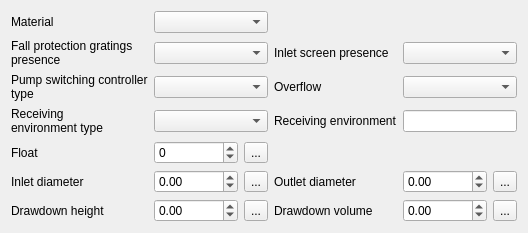
             <widget class="QWidget" name="tab_2">
              <attribute name="title">
               <string>Interior</string>
              </attribute>
              <layout class="QGridLayout" name="gridLayout_9">
               <item row="3" column="0" colspan="3">
                <widget class="QLabel" name="label_41">
                 <property name="text">
                  <string>Pump switching controller type</string>
                 </property>
                 <property name="wordWrap">
                  <bool>true</bool>
                 </property>
                </widget>
               </item>
               <item row="5" column="5" colspan="4">
                <widget class="QToolButton" name="toolButton_poires">
                 <property name="text">
                  <string>...</string>
                 </property>
                </widget>
               </item>
               <item row="1" column="3" colspan="3">
                <widget class="QComboBox" name="psfallprotectiongratings"/>
               </item>
               <item row="0" column="0" colspan="3">
                <widget class="QLabel" name="label_31">
                 <property name="text">
                  <string>Material</string>
                 </property>
                 <property name="wordWrap">
                  <bool>true</bool>
                 </property>
                </widget>
               </item>
               <item row="1" column="0" colspan="3">
                <widget class="QLabel" name="label_46">
                 <property name="text">
                  <string>Fall protection gratings presence</string>
                 </property>
                 <property name="wordWrap">
                  <bool>true</bool>
                 </property>
                </widget>
               </item>
               <item row="1" column="7" colspan="2">
                <widget class="QComboBox" name="psinletscreen"/>
               </item>
               <item row="7" column="3" colspan="2">
                <widget class="QDoubleSpinBox" name="inletdiameter_3">
                 <property name="minimum">
                  <double>-1.000000000000000</double>
                 </property>
                 <property name="maximum">
                  <double>999999.000000000000000</double>
                 </property>
                </widget>
               </item>
               <item row="1" column="6">
                <widget class="QLabel" name="label_47">
                 <property name="text">
                  <string>Inlet screen presence</string>
                 </property>
                 <property name="wordWrap">
                  <bool>true</bool>
                 </property>
                </widget>
               </item>
               <item row="7" column="0" colspan="3">
                <widget class="QLabel" name="label_69">
                 <property name="text">
                  <string>Inlet diameter</string>
                 </property>
                 <property name="wordWrap">
                  <bool>true</bool>
                 </property>
                </widget>
               </item>
               <item row="7" column="8">
                <widget class="QToolButton" name="toolButton_outletdiameter_3">
                 <property name="text">
                  <string>...</string>
                 </property>
                </widget>
               </item>
               <item row="0" column="3" colspan="3">
                <widget class="QComboBox" name="psmaterial"/>
               </item>
               <item row="7" column="7">
                <widget class="QDoubleSpinBox" name="outletdiameter_3">
                 <property name="minimum">
                  <double>-1.000000000000000</double>
                 </property>
                 <property name="maximum">
                  <double>999999.000000000000000</double>
                 </property>
                </widget>
               </item>
               <item row="7" column="5">
                <widget class="QToolButton" name="toolButton_inletdiameter_3">
                 <property name="text">
                  <string>...</string>
                 </property>
                </widget>
               </item>
               <item row="3" column="6">
                <widget class="QLabel" name="label_39">
                 <property name="text">
                  <string>Overflow</string>
                 </property>
                 <property name="wordWrap">
                  <bool>true</bool>
                 </property>
                </widget>
               </item>
               <item row="3" column="7" colspan="2">
                <widget class="QComboBox" name="psoverflow"/>
               </item>
               <item row="3" column="3" colspan="3">
                <widget class="QComboBox" name="pspumpswitchingcontrollertype"/>
               </item>
               <item row="7" column="6">
                <widget class="QLabel" name="label_68">
                 <property name="text">
                  <string>Outlet diameter</string>
                 </property>
                 <property name="wordWrap">
                  <bool>true</bool>
                 </property>
                </widget>
               </item>
               <item row="5" column="3" colspan="2">
                <widget class="QSpinBox" name="psfloatnumber">
                 <property name="minimum">
                  <number>-1</number>
                 </property>
                </widget>
               </item>
               <item row="8" column="7">
                <widget class="QDoubleSpinBox" name="psdrawdownvolume">
                 <property name="minimum">
                  <double>-1.000000000000000</double>
                 </property>
                 <property name="maximum">
                  <double>999999.000000000000000</double>
                 </property>
                </widget>
               </item>
               <item row="8" column="3" colspan="2">
                <widget class="QDoubleSpinBox" name="psdrawdownheight">
                 <property name="minimum">
                  <double>-1.000000000000000</double>
                 </property>
                 <property name="maximum">
                  <double>999999.000000000000000</double>
                 </property>
                </widget>
               </item>
               <item row="8" column="6">
                <widget class="QLabel" name="label_73">
                 <property name="text">
                  <string>Drawdown volume</string>
                 </property>
                 <property name="wordWrap">
                  <bool>true</bool>
                 </property>
                </widget>
               </item>
               <item row="8" column="5">
                <widget class="QToolButton" name="toolButton_psdrawdownheight">
                 <property name="text">
                  <string>...</string>
                 </property>
                </widget>
               </item>
               <item row="8" column="8">
                <widget class="QToolButton" name="toolButton_psdrawdownvolume">
                 <property name="text">
                  <string>...</string>
                 </property>
                </widget>
               </item>
               <item row="5" column="0" colspan="3">
                <widget class="QLabel" name="label_33">
                 <property name="text">
                  <string>Float</string>
                 </property>
                 <property name="wordWrap">
                  <bool>true</bool>
                 </property>
                </widget>
               </item>
               <item row="8" column="0" colspan="3">
                <widget class="QLabel" name="label_72">
                 <property name="text">
                  <string>Drawdown height</string>
                 </property>
                 <property name="wordWrap">
                  <bool>true</bool>
                 </property>
                </widget>
               </item>
               <item row="4" column="0">
                <widget class="QLabel" name="label_79">
                 <property name="text">
                  <string>Receiving environment type</string>
                 </property>
                 <property name="wordWrap">
                  <bool>true</bool>
                 </property>
                </widget>
               </item>
               <item row="4" column="3" colspan="3">
                <widget class="QComboBox" name="receivingenvironment_4"/>
               </item>
               <item row="4" column="6">
                <widget class="QLabel" name="label_80">
                 <property name="text">
                  <string>Receiving environment</string>
                 </property>
                 <property name="wordWrap">
                  <bool>true</bool>
                 </property>
                </widget>
               </item>
               <item row="4" column="7" colspan="2">
                <widget class="QLineEdit" name="receivingenvironmentcomment_4"/>
               </item>
              </layout>
             </widget>
